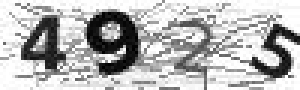
#> input picture tmp.jpeg, 100 x 30 px (shown 3 times larger)
$ python -i qtt.py   (imports and definitions only)
#> lines starting #> are read from the running program, lines starting #| are printed output that depends on the picture
### userinfo.py
from dbutil import DBUtil
import time
import random
from sys import argv
class UserInfoService(object):
	'''
		提供对数据库操作的接口
		1.save(data)
		2.save_flag(data)
		3.save_read_record(data)
		4.update(data)
		5.update_flag(data)
		6.update_all_flag(data)
		7.get_all()
		8.get_all_user_read()
		9.get_all_user_flag(read_flag, share_flag)
		12.get_register()
	'''
	def __init__(self):
		'''初始化数据库信息'''
		path = 'data/userinfo.db'
		table = 'userinfo'
		self.db = DBUtil(path, table)

	# [350 lines left out: functions create_token_table, save, save_token, init_all_user_token, save_flag, save_read_record and 22 more, not called in this run]

# [62 lines that do not run on import are left out]


### dbutil.py

import sqlite3
import os


class DBUtil(object):
	#数据库文件绝句路径
	DB_FILE_PATH = 'data/userinfo.db'
	#表名称
	TABLE_NAME = 'userinfo'
	#是否打印sql
	SHOW_SQL = False
	init_flag = True


	def __init__(self, path, table, show=False, flag=False):
#> called with path = 'data/userinfo.db', table = 'userinfo', show = False, flag = False
		self.DB_FILE_PATH = path
		self.TABLE_NAME = table
		self.SHOW_SQL = show
		self.init_flag = flag

		if self.init_flag:
			userinfo_sql = '''CREATE TABLE IF NOT EXISTS `{}` (
				  `member_id` int(11) NOT NULL,
				  `telephone` varchar(20) NOT NULL,
				  `balance` varchar(20) NOT NULL,
				  `coin` int(11) DEFAULT 0,
				  `invite_code` varchar(10) DEFAULT NULL,
				  `teacher_id` int(11) DEFAULT 0,
				  `device_code` var(20) NOT NULL,
				   PRIMARY KEY (`member_id`)
				)'''.format(self.TABLE_NAME)
			conn = self.get_conn()
			self.create_table(conn, userinfo_sql)

			userread_sql = '''CREATE TABLE IF NOT EXISTS `userread` (
				  `id` INTEGER PRIMARY KEY AUTOINCREMENT,
				  `member_id` int(11) NOT NULL,
				  `read_time` varchar(20) NOT NULL,
				  `read_count` int(11) DEFAULT 0,
				   FOREIGN KEY(member_id) REFERENCES userinfo(member_id)
				)'''
			conn = self.get_conn()
			self.create_table(conn, userread_sql)

			userflag_sql = '''CREATE TABLE IF NOT EXISTS `userflag` (
				  `id` INTEGER PRIMARY KEY AUTOINCREMENT,
				  `member_id` int(11) NOT NULL,
				  `share_flag` int(2) DEFAULT 1,
				  `read_flag` int(2) DEFAULT 0,
				   FOREIGN KEY(`member_id`) REFERENCES `userinfo`(`member_id`)
				)'''
			conn = self.get_conn()
			self.create_table(conn, userflag_sql)
			self.init_flag = False


	# [152 lines left out: functions get_conn, get_cursor, drop_table, create_table, close_all, save and 4 more, not called in this run]
	###############################################################
	####			数据库操作CRUD	 END
	###############################################################
# [4 lines that do not run on import are left out]

### qtt.py
#-*- coding: utf-8 -*-

import requests
import hashlib
import random
import time
import uuid
import json
import threading
import base64
import pytesseract
from PIL import Image, ImageDraw
import os
from sys import argv
from yima import YIMA
from userinfo import UserInfoService

uis = UserInfoService()
lock = threading.Lock()

class JZ(object):
	'''
		process a picture
	'''
	def __init__(self, input, G=100):
		'''
			init
			args:
				input: image path
				G: the threshold of RGB
		'''
#> called with input = 'tmp.jpeg', G = 100
		self.image = Image.open(input)
#> self.image is the input picture: PIL image 100x30 RGB; min 0, max 255, mean 183.1
		self.G = G
		#self.output = output

	def get_near_point_num(self, x, y):
		'''
			get near point number
			args:
				x,y: point
			return:
				the number of near (x,y)
		'''
		nearDots = 0
		if (self.image.getpixel((x - 1,y - 1))[0] > self.G):
			nearDots += 1
		if (self.image.getpixel((x - 1,y))[0] > self.G):
			nearDots += 1
		if (self.image.getpixel((x - 1,y + 1))[0] > self.G):
			nearDots += 1
		if (self.image.getpixel((x,y - 1))[0] > self.G):
			nearDots += 1
		if (self.image.getpixel((x,y + 1))[0] > self.G):
			nearDots += 1
		if (self.image.getpixel((x + 1,y - 1))[0] > self.G):
			nearDots += 1
		if (self.image.getpixel((x + 1,y))[0] > self.G):
			nearDots += 1
		if (self.image.getpixel((x + 1,y + 1))[0] > self.G):
			nearDots += 1
		return nearDots

	def clear_like_white(self):
		'''
			clear like white pixel
		'''
		draw = ImageDraw.Draw(self.image)
		WHITH_COLOR = (255,255,255)
		for x in range(1, self.image.size[0] - 1):
			for y in range(1, self.image.size[1] - 1):
				color = self.image.getpixel((x, y))
				if color[0]>self.G:
					draw.point((x,y),WHITH_COLOR)


	def clear_solid_point(self):
		'''
			clear solid point
		'''
		draw = ImageDraw.Draw(self.image)
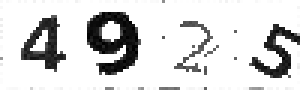
#> self.image: PIL image 100x30 RGB (shown 3 times larger); min 0, max 255, mean 215.3
		WHITH_COLOR = (255,255,255)
		N_T = 6 #the threshold of near
		for x in range(1, self.image.size[0] - 1):
			for y in range(1, self.image.size[1] - 1):
				nearDots = self.get_near_point_num(x, y)
				if nearDots > N_T:
					draw.point((x,y),WHITH_COLOR)

	def clear_frame(self):
		'''
			clear up down left right
			one pixel
		'''
		draw = ImageDraw.Draw(self.image)
		w, h = self.image.size
		WHITH_COLOR = (255,255,255)
		for x in range(0, w):
			draw.point((x, 0), WHITH_COLOR)
			draw.point((x, h-1), WHITH_COLOR)

		for y in range(0, h):
			draw.point((0, y), WHITH_COLOR)
			draw.point((w-1, y), WHITH_COLOR)

	def get_code(self):
		'''
			run
		'''
		#1. clear like white point
		self.clear_like_white()
		#2. clear sloid point
		self.clear_solid_point()
		#3. clear frame
		self.clear_frame()
		#4. get code
#> (the run stopped early here; a loop or call above may not have finished)
